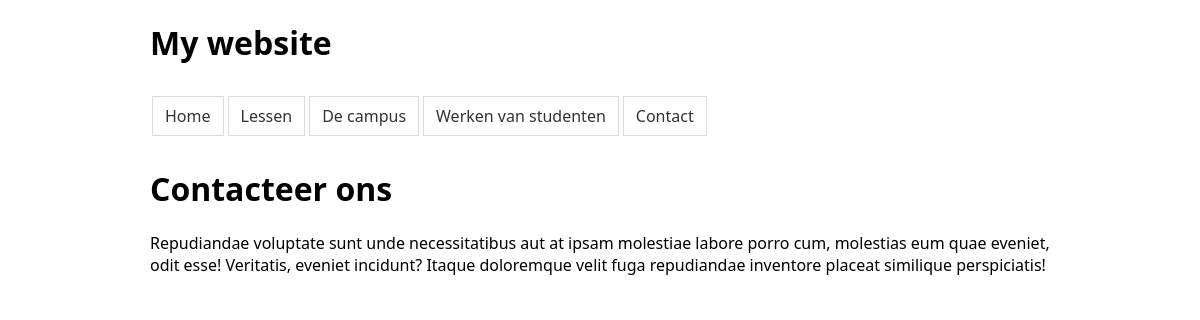
The app's page /exCMS/start_cms/index.php?page_id=2 with its own data.
### tables this page shows
CREATE TABLE `pages` (
  `page_id` int(11) unsigned NOT NULL AUTO_INCREMENT,
  `slug` varchar(256) DEFAULT NULL,
  `name` varchar(100) DEFAULT '',
  `title` varchar(256) DEFAULT NULL,
  `content` text,
  `sort_order` int(11) DEFAULT NULL,
  `template` varchar(50) DEFAULT NULL,
  PRIMARY KEY (`page_id`)
);

### exCMS/start_cms/index.php (the view, shortened to what this page needs)
<!DOCTYPE html>
<html lang="en">
<head>
    <link rel="stylesheet" href="css/main.css">
</head>
<body>
<div class="container">
    <h1>My website</h1>
    <?php
        require 'includes/db.php';
        $sql = 'select `page_id`, `name`, `slug` from pages order by `sort_order`';
        $pdo_statement = $db->prepare($sql);
        $pdo_statement-> execute();
        $all_pages = $pdo_statement->fetchAll();
        echo '<nav>';
        foreach ($all_pages as $page){
            echo '<a href="index.php?page_id=' . $page['page_id'] . '">' .  $page['name'] . '</a>';
        }
        echo '</nav>';
        $current_page_id = $_GET['page_id'];
        $sql='select * from `pages` where `page_id`= :page_id' ;
        $pdo_statement = $db->prepare($sql);
        $pdo_statement-> execute(
                [':page_id' => $current_page_id]
        );
        $current_pages = $pdo_statement->fetchObject();
    ?>
    <h1><?= $current_pages->title;?></h1>
    <div class="content">
        <?= $current_pages->content; ?>
    </div>
</div>
</body>
</html>

### exCMS/start_cms/css/main.css (style rules this page uses)
.container { max-width: 900px; margin: 20px auto; font-family: 'Segoe UI', Tahoma, Geneva, Verdana, sans-serif; }
nav { display: flex; }
nav a { display: block; color: #333; text-decoration:none; border: solid 1px #ddd; padding: 8px 12px; margin:10px 2px; }

### records on screen
pages: name "Home"
pages: name "Lessen"
pages: name "De campus"
pages: name "Werken van studenten"
pages: name "Contact", title "Contacteer ons", content "Repudiandae voluptate sunt unde necessitatibus aut at ipsam molestiae labore porro cum, molestias eum quae eveniet, odit esse! Veritatis, eveniet incidunt? Itaque doloremque velit fuga repudiandae inventore placeat similique perspiciatis!"
